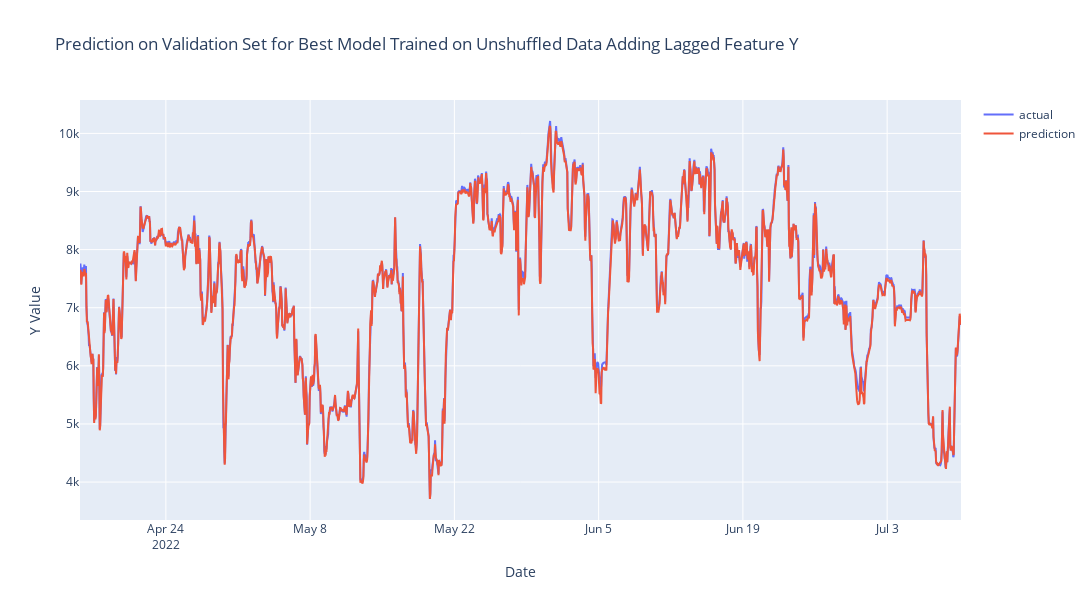

Source (notebook cell):
### Code cell
fig = go.Figure()
fig.add_trace(go.Scatter(x=X_val.index, y=y_val, mode='lines', name='actual'))
fig.add_trace(go.Scatter(x=X_val.index, y=y_val_pred, mode='lines', name='prediction'))
fig.update_layout(title='Prediction on Validation Set for Best Model Trained on Unshuffled Data Adding Lagged Feature Y',
                xaxis_title='Date',
                yaxis_title='Y Value',
                width=1200,
                height=600)
# fig.write_html(cfg.shuffle_or_not.v2.unshuffle.val_plot)
fig.show()

### Figure 1 — Plotly figure (JSON) as saved in the notebook; plotly's stock layout.template omitted (floating-point values rounded to 4 significant figures; data arrays with more than 128 entries replaced by an {"elided": "..."} marker saying what was removed)
{"data": [{"mode": "lines", "name": "actual", "type": "scatter", "x": {"elided": "2053 str values"}, "y": {"elided": "2053 float values"}}, {"mode": "lines", "name": "prediction", "type": "scatter", "x": {"elided": "2053 str values"}, "y": {"elided": "2053 float values"}}], "layout": {"height": 600, "title": {"text": "Prediction on Validation Set for Best Model Trained on Unshuffled Data Adding Lagged Feature Y"}, "width": 1200, "xaxis": {"title": {"text": "Date"}}, "yaxis": {"title": {"text": "Y Value"}}}}
